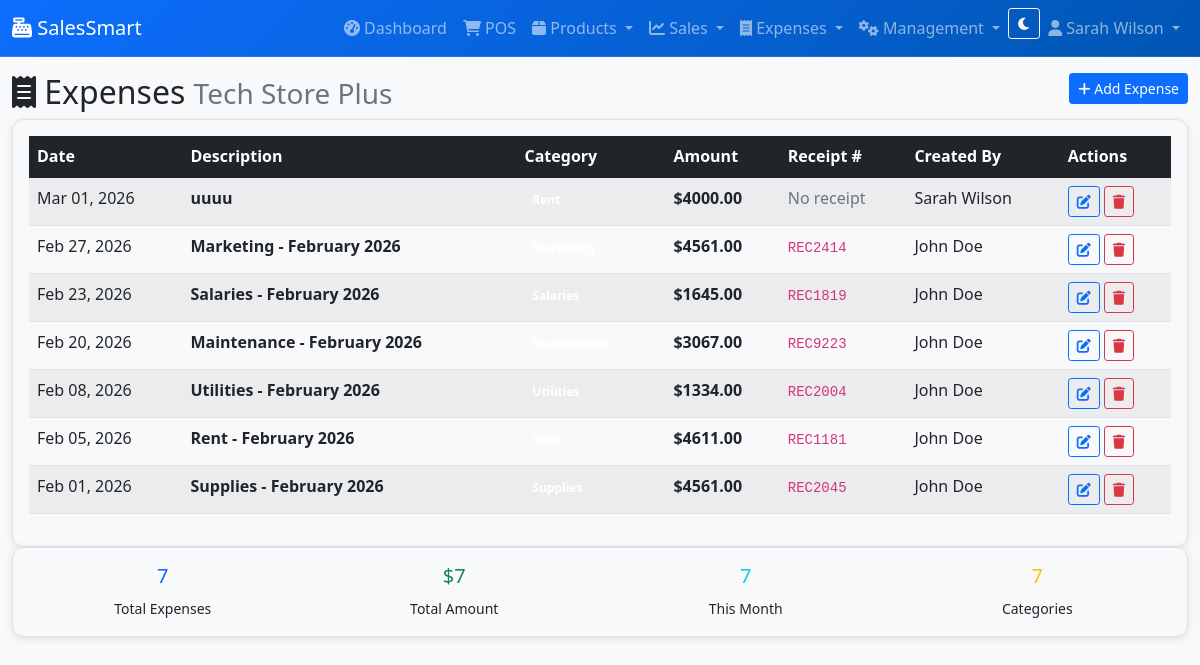
Screenshot of /expenses/ (signed in) with the database file from the repository.
### pos/models.py (models this page shows, shortened)
class User(AbstractUser):
    business = models.ForeignKey(Business, on_delete=models.CASCADE, null=True, blank=True)
    role = models.CharField(max_length=20, default='Cashier')  # Admin, Manager, Cashier
    phone = models.CharField(max_length=20, blank=True)
    is_business_admin = models.BooleanField(default=False)
    created_at = models.DateTimeField(auto_now_add=True)
    last_login_business = models.DateTimeField(null=True, blank=True)

class Business(models.Model):
    name = models.CharField(max_length=200)
    subdomain = models.SlugField(unique=True)
    email = models.EmailField()
    phone = models.CharField(max_length=20)
    address = models.TextField()
    logo = models.ImageField(upload_to='business_logos/', blank=True, null=True)
    is_active = models.BooleanField(default=True)
    created_at = models.DateTimeField(auto_now_add=True)
    subscription_plan = models.CharField(max_length=50, default='Basic')  # Basic, Pro, Enterprise
    max_users = models.IntegerField(default=5)
    class Meta:
        verbose_name_plural = "Businesses"

class Expense(models.Model):
    EXPENSE_CATEGORIES = [
        ('Rent', 'Rent'),
        ('Utilities', 'Utilities'),
        ('Salaries', 'Salaries'),
        ('Supplies', 'Supplies'),
        ('Marketing', 'Marketing'),
        ('Maintenance', 'Maintenance'),
        ('Insurance', 'Insurance'),
        ('Taxes', 'Taxes'),
        ('Other', 'Other'),
    ]
    business = models.ForeignKey(Business, on_delete=models.CASCADE)
    description = models.CharField(max_length=200)
    amount = models.DecimalField(max_digits=10, decimal_places=2)
    category = models.CharField(max_length=100, choices=EXPENSE_CATEGORIES)
    expense_date = models.DateField()
    receipt_number = models.CharField(max_length=50, blank=True)
    notes = models.TextField(blank=True)
    created_by = models.ForeignKey(User, on_delete=models.CASCADE)
    created_at = models.DateTimeField(auto_now_add=True)

### pos/views.py (the view)
# urls.py: path('expenses/', views.expense_list, name='expense_list'),
@login_required
def expense_list(request):
    if not request.business:
        return redirect('admin/')
    expenses = Expense.objects.filter(business=request.business).order_by('-expense_date')
    return render(request, 'pos/expense_list.html', {'expenses': expenses})

### pos/templates/pos/expense_list.html (shortened to what this page needs)
{% extends 'pos/base.html' %}
{% block content %}
<div class="row">
    <div class="col-12">
        <h2>
            <i class="fas fa-receipt"></i> Expenses
            <small class="text-muted">{{ request.business.name }}</small>
            <a href="{% url 'pos:expense_create' %}" class="btn btn-primary btn-sm float-end">
                <i class="fas fa-plus"></i> Add Expense
            </a>
        </h2>
    </div>
</div>
<div class="row">
    <div class="col-12">
        <div class="card">
            <div class="card-body">
                <div class="table-responsive">
                    <table class="table table-striped table-hover">
                        <thead class="table-dark">
                            <tr>
                                <th>Date</th>
                                <th>Description</th>
                                <th>Category</th>
                                <th>Amount</th>
                                <th>Receipt #</th>
                                <th>Created By</th>
                                <th>Actions</th>
                            </tr>
                        </thead>
                        <tbody>
                            {% for expense in expenses %}
                            <tr>
                                <td>{{ expense.expense_date|date:"M d, Y" }}</td>
                                <td>
                                    <strong>{{ expense.description }}</strong>
                                </td>
                                <td>
                                    <span class="badge bg-{{ expense.category|lower }}">{{ expense.category }}</span>
                                </td>
                                <td>
                                    <strong>${{ expense.amount|floatformat:2 }}</strong>
                                </td>
                                <td>
                                    {% if expense.receipt_number %}
                                    <code>{{ expense.receipt_number }}</code>
                                    {% else %}
                                    <span class="text-muted">No receipt</span>
                                    {% endif %}
                                </td>
                                <td>{{ expense.created_by.get_full_name|default:expense.created_by.username }}</td>
                                <td>
                                    <a href="{% url 'pos:expense_edit' expense.id %}" class="btn btn-sm btn-outline-primary">
                                        <i class="fas fa-edit"></i>
                                    </a>
                                    <a href="{% url 'pos:expense_delete' expense.id %}" class="btn btn-sm btn-outline-danger">
                                        <i class="fas fa-trash"></i>
                                    </a>
                                </td>
                            </tr>
                            {% endfor %}
                        </tbody>
                    </table>
                </div>
            </div>
        </div>
    </div>
</div>
<div class="row">
    <div class="col-md-12">
        <div class="card">
            <div class="card-body">
                <div class="row">
                    <div class="col-md-3">
                        <div class="text-center">
                            <h5 class="text-primary">{{ expenses|length }}</h5>
                            <small>Total Expenses</small>
                        </div>
                    </div>
                    <div class="col-md-3">
                        <div class="text-center">
                            <h5 class="text-success">${{ expenses|length }}</h5>
                            <small>Total Amount</small>
                        </div>
                    </div>
                    <div class="col-md-3">
                        <div class="text-center">
                            <h5 class="text-info">{{ expenses|length }}</h5>
                            <small>This Month</small>
                        </div>
                    </div>
                    <div class="col-md-3">
                        <div class="text-center">
                            <h5 class="text-warning">{{ expenses|length }}</h5>
                            <small>Categories</small>
                        </div>
                    </div>
                </div>
            </div>
        </div>
    </div>
</div>
{% endblock %}

### pos/templates/pos/base.html (shortened to what this page needs)
<!DOCTYPE html>
<html lang="en">
<head>
    <link href="https://cdn.jsdelivr.net/npm/bootstrap@5.1.3/dist/css/bootstrap.min.css" rel="stylesheet">
    <link href="https://cdnjs.cloudflare.com/ajax/libs/font-awesome/6.0.0/css/all.min.css" rel="stylesheet">
</head>
<body>
    {% if user.is_authenticated and request.business %}
    <nav class="navbar navbar-expand-lg navbar-dark bg-primary">
        <div class="container-fluid">
            <a class="navbar-brand" href="{% url 'pos:dashboard' %}">
                <i class="fas fa-cash-register"></i> SalesSmart
            </a>
            <div class="d-none d-lg-flex">
                <ul class="navbar-nav me-auto">
                    <li class="nav-item">
                        <a class="nav-link" href="{% url 'pos:dashboard' %}">
                            <i class="fas fa-tachometer-alt"></i> Dashboard
                        </a>
                    </li>
                    <li class="nav-item">
                        <a class="nav-link" href="{% url 'pos:pos_interface' %}">
                            <i class="fas fa-shopping-cart"></i> POS
                        </a>
                    </li>
                    <li class="nav-item dropdown">
                        <a class="nav-link dropdown-toggle" href="#" id="productsDropdown" role="button" data-bs-toggle="dropdown">
                            <i class="fas fa-box"></i> Products
                        </a>
                    </li>
                    <li class="nav-item dropdown">
                        <a class="nav-link dropdown-toggle" href="#" id="salesDropdown" role="button" data-bs-toggle="dropdown">
                            <i class="fas fa-chart-line"></i> Sales
                        </a>
                    </li>
                    <li class="nav-item dropdown">
                        <a class="nav-link dropdown-toggle" href="#" id="expensesDropdown" role="button" data-bs-toggle="dropdown">
                            <i class="fas fa-receipt"></i> Expenses
                        </a>
                    </li>
                    {% if user.is_business_admin %}
                    <li class="nav-item dropdown">
                        <a class="nav-link dropdown-toggle" href="#" id="managementDropdown" role="button" data-bs-toggle="dropdown">
                            <i class="fas fa-cogs"></i> Management
                        </a>
                    </li>
                    {% endif %}
                </ul>
                <ul class="navbar-nav">
                    <li class="nav-item">
                        <button class="btn btn-outline-light btn-sm" id="darkModeToggle" onclick="toggleDarkMode()">
                            <i class="fas fa-moon" id="darkModeIcon"></i>
                        </button>
                    </li>
                    <li class="nav-item dropdown">
                        <a class="nav-link dropdown-toggle" href="#" id="userDropdown" role="button" data-bs-toggle="dropdown">
                            <i class="fas fa-user"></i> {{ user.get_full_name|default:user.username }}
                        </a>
                    </li>
                </ul>
            </div>
        </div>
    </nav>
    <div class="container-fluid mt-3">
        {% block content %}
        {% endblock %}
    </div>
    {% else %}
        <div class="container">
            {% block login_content %}
            {% endblock %}
        </div>
    {% endif %}
</body>
</html>

### pos/templates/pos/base.html (style rules this page uses)
:root { --bg-primary: #0d6efd; --bg-secondary: #6c757d; --bg-success: #198754; --bg-info: #0dcaf0; --bg-warning: #ffc107; --bg-danger: #dc3545; --bg-light: #f8f9fa; --bg-dark: #212529; --text-primary: #0d6efd; --text-secondary: #6c757d; --text-success: #198754; --text-info: #0dcaf0; --text-warning: #ffc107; --text-danger: #dc3545; --text-light: #f8f9fa; --text-dark: #212529; }
body { font-family: 'Segoe UI', Tahoma, Geneva, Verdana, sans-serif; background-color: var(--bg-light); color: var(--text-dark); transition: background-color 0.3s ease, color 0.3s ease; }
.navbar { background: linear-gradient(135deg, var(--bg-primary), #0056b3); border-bottom: 1px solid rgba(255,255,255,0.1); transition: background-color 0.3s ease, border-color 0.3s ease; }
.card { border: 1px solid #dee2e6; border-radius: 12px; box-shadow: 0 2px 8px rgba(0,0,0,0.1); background-color: var(--bg-light); transition: background-color 0.3s ease, border-color 0.3s ease; }
.btn { transition: background-color 0.3s ease, border-color 0.3s ease, color 0.3s ease; }

### rows the page displays
User: get_full_name "Sarah Wilson"
Business: business.name "Tech Store Plus"
Expense: expense_date "Mar 01, 2026", description "uuuu", amount "4000.00", receipt_number "No receipt", created_by.get_full_name "Sarah Wilson"
Expense: expense_date "Feb 27, 2026", description "Marketing - February 2026", amount "4561.00", receipt_number "REC2414", created_by.get_full_name "John Doe"
Expense: expense_date "Feb 23, 2026", description "Salaries - February 2026", amount "1645.00", receipt_number "REC1819", created_by.get_full_name "John Doe"
Expense: expense_date "Feb 20, 2026", description "Maintenance - February 2026", amount "3067.00", receipt_number "REC9223", created_by.get_full_name "John Doe"
Expense: expense_date "Feb 08, 2026", description "Utilities - February 2026", amount "1334.00", receipt_number "REC2004", created_by.get_full_name "John Doe"
Expense: expense_date "Feb 05, 2026", description "Rent - February 2026", amount "4611.00", receipt_number "REC1181", created_by.get_full_name "John Doe"
Expense: expense_date "Feb 01, 2026", description "Supplies - February 2026", amount "4561.00", receipt_number "REC2045", created_by.get_full_name "John Doe"

### other values shown
{{ expenses|length }} "7"
